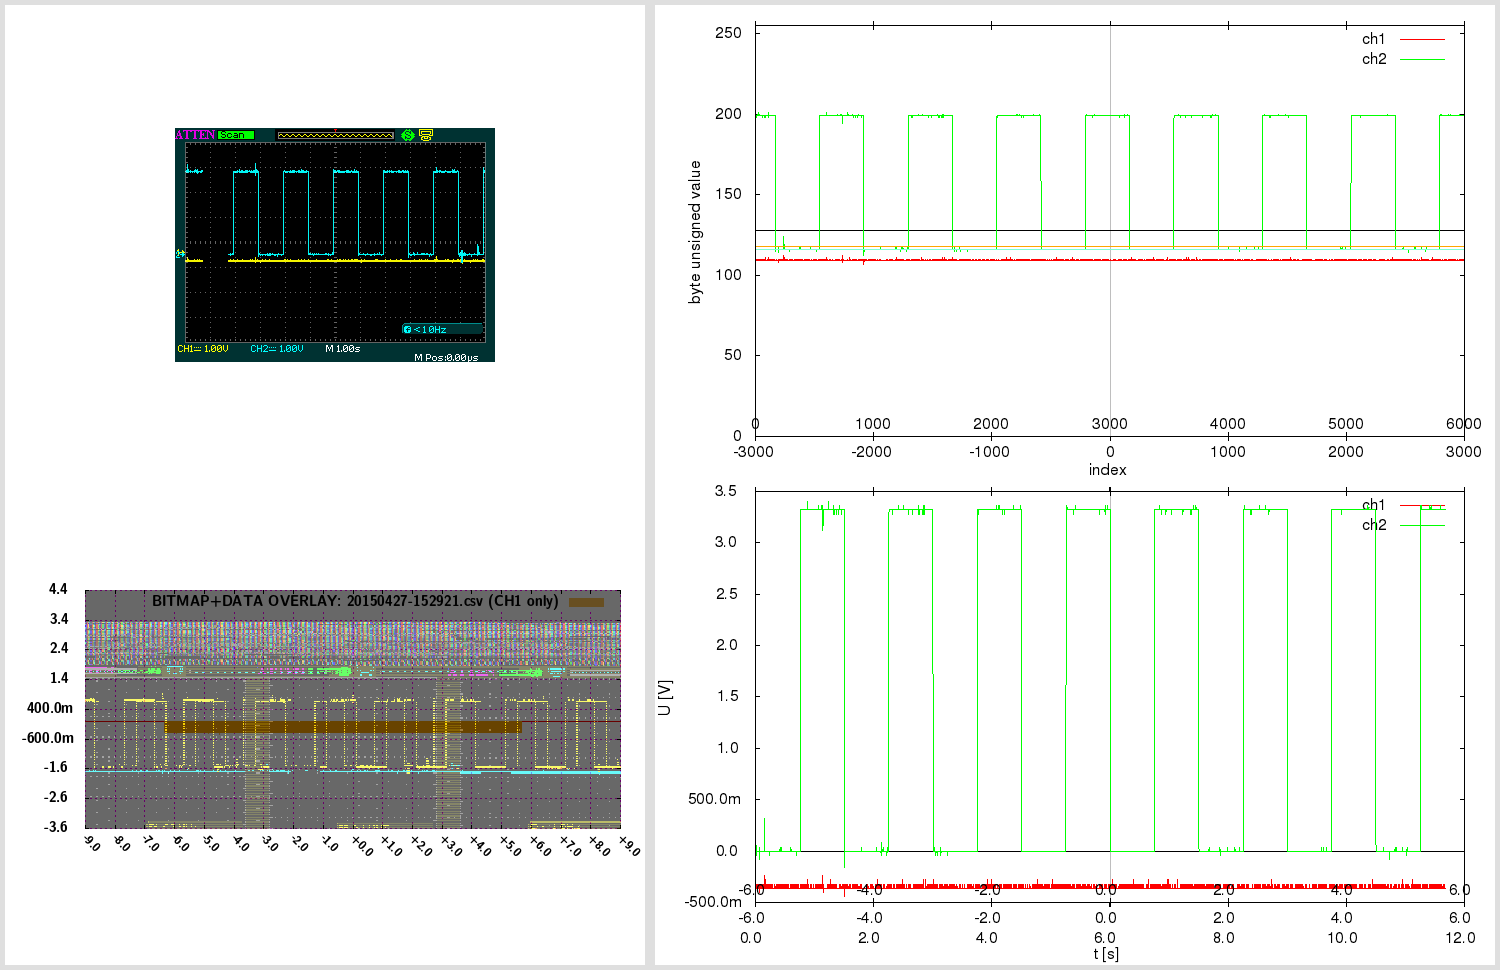

gnuplot code for this plot:

# 20150427-152921.gnuplot [generated by /home/warreee/attenload/adsparse-wave.pl]
# single gnuplot file, with two potentially independent scripts
# generates three plots: one based on integer, other based on real (SI) values
# and one bitmap overlay - and then montages them using ImageMagick

# attengrab .csv can just be centered (over t)
# -> the x=0 (t=0) will correspond to scope center
# (but .DAV/.CSV will also need extra sample alignment)

# in Linux, to see available fonts, do:
# fc-list --verbose | grep 'fullname:' | less
# the two fonts used here:
# LMSansDemiCond10-Regular or "Latin Modern Sans Demi Cond"; and Helvetica
# Helvetica doesn't even get reported on my system:
# $ fc-list --verbose | grep 'fullname:' | grep -i 'Helvetica\|Demi Cond'
#	fullname: "LM Sans Demi Cond 10 Regular"(s) "LMSansDemiCond10-Regular"(s)


print "Gnuplotting..."

## "master settings" (shared between both parts of script)

# line color - specified by linestyles
set style line 1 linetype 1 linecolor rgb "red"
set style line 2 linetype 1 linecolor rgb "green"
set style line 3 linetype 1 linecolor rgb "orange"
set style line 4 linetype 1 linecolor rgb "aquamarine"
set style line 5 linetype -1 linecolor rgb "black"
set style line 6 linetype -1 linecolor rgb "gray"
set style line 7 linetype 1 linecolor rgb "blue"


# VARIABLES ########### ########### ###########

fnbase="20150427-152921"
fn_bmp = fnbase . ".bmp"
fn_pngr = fnbase . "_r.png"
fn_pngi = fnbase . "_i.png"
fn_pngov = fnbase . "_ov.png"
fn_pngt = fnbase . "_tmp.png"
fn_pngo = fnbase . ".png"

# scope screen(shot) properties
tdiv = 1          # T/DIV (50e-9)
toffs = 0        # time offset (scope) (200e-9)
vdiv1 = 1        # V/DIV CH1 (500e-3)
vdiv2 = 1         # V/DIV CH2 (50e-3)
voffs1 = -0.4         # volt offset CH1 (-1.5)
voffs2 = -0.48       # volt offset CH2 (100e-3)
sampintp  = 0.0020000001563    # (500e-12)
sampintf  = 1/sampintp
sratacqf  = 2500      # (250e6)
sratacqp  = 1/sratacqf
#osf = 1.00    # oversample factor (multiplies .CSV and .DAV time domain) # unused here
adsFactor = 1.28

# (edges of current capture and divisions)
scope_hdiv=18
scope_vdiv=8
# enforce floating point (see below)
scope_trange = scope_hdiv*tdiv*1.0    # (900e-9)
scope_left=toffs-(scope_trange/2)     # (-250e-9)
scope_right=toffs+(scope_trange/2)    # (650e-9)
scope_bottom=-voffs1-(scope_vdiv*vdiv1/2) # -500e-3
scope_top=-voffs1+(scope_vdiv*vdiv1/2)    # 3.5

totalch1Vspan=scope_vdiv*vdiv1
totalch2Vspan=scope_vdiv*vdiv2
ch1Vcoeff = adsFactor*totalch1Vspan/(2**8)
ch2Vcoeff = adsFactor*totalch2Vspan/(2**8)

voffs1int = voffs1/ch1Vcoeff  # -10
voffs2int = voffs2/ch2Vcoeff  # -12

acsv_fn = fnbase . '.csv' # '20130020-013902.csv' # from attenload tmp_wav
acsz=6000         # tmp_wav/.csv size (900)
fts=0.0020000001563         # final timestep (sampling period)
# here scope_trange could be 18*1, with acsz 16000;
# if as integer, 18/16000 would be 0 - enforce floating point
# above enforcing scope_trange to float doesn't work,
# must again here:
tdivp = 1.0*scope_trange/acsz   # sampling rate, based on scope range and numsamples in tmp (1ns)
tdivf = 1/tdivp             # freq based on that sampling rate

# just in case - not needed usually:
triglevel=640e-3
trigholdoff=100e-9

toffsamp = toffs/fts		# 0
# time finetune offset - int (samples) (depends on range)
tfoi = -164


#### extract bitmap from .png, if .bmp not present
# was -crop 480x234+10+10; now -crop 480x234+95+128

cmdstr = 'if (! test -f "'.fn_bmp.'") ; then \
  echo -n "'.fn_bmp.' not found .. " ; \
  if [ -f "'.fn_pngo.'" ] ; then \
    echo -n "'.fn_pngo.' found - extracting" ; \
    convert -crop 480x234+95+128 "'.fn_pngo.'" "'.fn_bmp.'" ; \
  else \
    echo -n "'.fn_pngo.' not found - cannot extract" ; \
  fi ; \
else \
  echo -n "'.fn_bmp.' found - using that" ; \
fi; echo'

#print cmdstr
# note - since cmdstr above uses double quotes,
# must use single quotes for bash here!:
print system("bash -c '". cmdstr ."' 2>&1")


##################################
###### plot directly with unsigned byte data

set terminal png size 840,480
set termoption enhanced
set termoption font "Helvetica, 12"

set output fn_pngi
set datafile separator ","

# set axis label
set xlabel "index" offset 0.0,0.8
set ylabel "byte unsigned value" offset 1.0,0.0


# horizontal line as functions
zeroline(x)=128
ch1offs(x)=128+voffs1int # (-10)
ch2offs(x)=128+voffs2int # (-12)

# vertical line - headless arrow
# "y" scope axis in middle:
ymI = acsz/2
set arrow from ymI,0 to ymI,255 nohead ls 5
# time offset:
toI = ymI - toffs/fts
set arrow from toI,0 to toI,255 nohead ls 6


# must use multiplot here, to have two x-axes
# and thus, must set lmargin, so both graphs match

set size 1.0,0.9      # 0.1/2 = 0.05
set bmargin 0
set lmargin 10
set yrange [0:255] # 8-bit


set multiplot

set origin 0,0.1
set xrange [0:acsz]
set xtics in
set xtics offset 0,graph 0.08
plot \
  zeroline(x) with lines notitle ls 5,\
  acsv_fn using 1:2 with lines title "ch1" ls 1, \
  "" using 1:3 with lines title "ch2" ls 2, \
  ch1offs(x) with lines notitle ls 3, \
  ch2offs(x) with lines notitle ls 4

unset arrow # if big offset, line from prev. can 'leak' in next at diff place, so reset

set origin 0,0.1
set xtics out
set xtics offset 0,graph 0.02
set xrange [-acsz/2:acsz/2-1]
#set xtics nomirror 500
set noytics
set noylabel
unset xlabel # set xlabel ""
set border 1
plot 0 notitle

set nomultiplot


### reset previous settings
#unset border # no work for default
set border    # Draw default borders:
set ytics
unset yrange


##################################
###### plot with converted real SI units

# reset # resets set style line!

set terminal png size 840,480
set termoption enhanced
set termoption font "Helvetica, 12"

set output fn_pngr
set datafile separator ","

# set axis label
set xlabel "t [s]" offset 0.0,0.1
set ylabel "U [V]" offset 1.0,0.0

# axis tics format
set format y "%.1s%c"
set format x "%.1s%c"


# horizontal line as functions
zerolineR(x)=0
# don't show real offsets; they could be way off depending on V/DIV
#ch1offsR(x)=0+(-0.4)
#ch2offsR(x)=0+(-0.48)

# "y" scope axis in middle (the +1 added to ymI so it snaps at 0):
ymR=(ymI+1)*fts
set arrow from ymR,graph 0 to ymR,graph 1 nohead ls 5
# time offset:
toR=toI*fts
set arrow from toR,graph 0 to toR,graph 1 nohead ls 6
# indicate scope range here too
set arrow from scope_left+toR,graph 0 to scope_left+toR,graph 1 nohead ls 7
set arrow from scope_right+toR,graph 0 to scope_right+toR,graph 1 nohead ls 7


# must use multiplot here, to have two x-axes
# and thus, must set lmargin, so both graphs match

set size 1.0,0.9      # 0.1/2 = 0.05
set bmargin 0
set lmargin 10
set yrange [] writeback # since we don't set explicity, must save autorange
set autoscale y

set multiplot

set origin 0,0.13
set xrange [0:acsz*fts]
set xtics out
set xtics offset 0,graph -0.03
plot \
  zerolineR(x) with lines notitle ls 5,\
  acsv_fn using ($4+tfoi*fts):5 with lines title "ch1" ls 1, \
  "" using ($4+tfoi*fts):6 with lines title "ch2" ls 2

set yrange restore # this saves the found yrange after `plot`
unset arrow # if big offset, line from prev. can 'leak' in next at diff place, so reset

set origin 0,0.13
set xtics out
set xtics offset 0,graph 0.02
set xrange [(-acsz/2)*fts:(acsz/2-1)*fts]
set noytics
set noylabel
unset xlabel # set xlabel ""
set border 1
plot GPVAL_Y_MIN notitle

set origin 0,0.13
set xtics in
set xtics offset 0,graph 0.08
# wrong to put xrange [scope_left:scope_right] here;
# as [scope_left:scope_right] could be a snippet,
# and this graph shows entire capture!
# simply move the previous scale for toffset
toRR=(acsz/2.)*fts-toR
set xrange [(-acsz/2)*fts+toRR:(acsz/2-1)*fts+toRR]
set noytics
set noylabel
unset xlabel # set xlabel ""
set border 1
plot GPVAL_Y_MIN notitle

set nomultiplot


##################################
###### plot with bitmap and data overlay

# here 840,480 remains as output png size,
# even if not set explicitly; also, make
# the height smaller - so can have gravity North in montage

set terminal png truecolor size 640,305 # size 840,480
set termoption enhanced
myfont="LMSansDemiCond10-Regular"   # LMSansDemiCond10-Regular or "Latin Modern Sans Demi Cond"
# cannot do concatenation direct in termoption line, so in separate string
myfontb="".myfont.", 12"
set termoption font myfontb

set output fn_pngov
set datafile separator ","


set autoscale
unset xtics
unset ytics
unset border
unset arrow # delete all arrows
unset object # (hopefully) delete objects?

set xrange [scope_left:scope_right]
xticstep=(scope_right-scope_left)/scope_hdiv
set xtics in scope_left,xticstep,scope_right scale 1
set yrange [scope_bottom:scope_top]
yticstep=(scope_top-scope_bottom)/scope_vdiv
set ytics in scope_bottom,yticstep,scope_top scale 1
set grid xtics ytics back linecolor rgb "magenta"
# right is only gnuplot 4.6 - without it ok w/ 4.4
#set xtics rotate by -45 offset 2.5,-1.50 right format "%+.1s%c" font myfont.',10'
set xtics rotate by -45 offset 0.0,0.0 format "%+.1s%c" font myfont.',10'
set key noenhanced

# dimensions of scope screenshot bitmap
bmp_w=480
bmp_h=234

# alpha bmp transparency [0:255]
bmp_alpha = 150
# boxes fillstyle transparent solid 0.10
box_transp = (1.-(acsz/16384.))*0.9 + 0.10

# plot string for data in transparent bitmap:
plot1au = "(($0-acsz/2.+tfoi)*fts+toffs):($5)"

# bmp_w=480 bmp_h=234 ; inside 451x201+15+14
# on plot: scope_left:scope_right and scope_bottom:scope_top!
# (so toffset is built in!)

bdx = scope_trange/(451.0-1)  # [s/pixel] /451: 1.99557e-09 vs 2.000e-9 manually
bdy = totalch1Vspan/(201.0-1) # [V/pixel] /201: 0.0199005 vs 0.02005 manually
bofx = -((scope_trange/2.0)-toffs+(15.0+0)*bdx) #-15.0*bdx # -2.8e-7
bofy = -((totalch1Vspan/2.0)+voffs1+(14.0+5)*bdy) #-14.0*bdy # -0.88

# seems `boxes fillstyle transparent solid 0.40` makes some seethroughs
# or something with bmp alpha overlay; but even without, all the same?
# because the red + blue (somehow inverted) creates a gray.. better green or orange

_plot_str = "zerolineR(x) with lines notitle ls 1,\
acsv_fn \
  using ".plot1au." with boxes fillstyle transparent solid box_transp noborder linestyle 3\
  title 'BITMAP+DATA OVERLAY: '.acsv_fn.' (CH1 only)',\
fn_bmp \
  binary array=(bmp_w,bmp_h) skip=54 format='%uchar' \
  dx=bdx dy=bdy origin=(bofx,bofy) \
  using 1:2:3:(bmp_alpha) \
  with rgbalpha t ''"

# seems actual plot in screenshot bitmap (480 × 234)
#  is at: 451x201+15+14; aspect ratio 201/451 = 0.445676
set size ratio 0.445676

eval("plot " . _plot_str)




##################################
###### montage commands

# used to be in attengrab; now here
# call ImageMagick montage via system
# and montage in `gnuplot` (easier to separate)

print "Montaging images..."
# this works in ImageMagick 6.6.2-6, but not in 6.5.7-8
#      '.fn_pngov.' -gravity Center -extent x480  \#
# must spec -extent 640x480 for 6.5

cmdstr = 'montage \
  <(montage \
    <(convert \
      '.fn_bmp.' -gravity Center -crop 640x480-10+0! -flatten  \
      bmp:-) \
    <(convert \
      '.fn_pngov.' -gravity Center -extent 640x480  \
      bmp:-) \
  -tile 1x -geometry +0+0  \
  bmp:-) \
  <(montage \
    '.fn_pngi.' \
    '.fn_pngr.' \
  -tile 1x -geometry +0+0  \
  bmp:-) \
-geometry +0+0 -border 5 \
'.fn_pngo

print cmdstr
print system('bash -c "'. cmdstr .'" 2>&1')

print "Deleting temp files ..."

delcmd = "rm"

# leave the bitmap for now
# actually, let attengrab handle it - since
# it may need to be re-taken!
# #cmdstr = delcmd ." ". fn_bmp
# #print cmdstr . "  " . system(cmdstr . " 2>&1")

cmdstr = delcmd ." ". fn_pngr
print cmdstr . "  " . system(cmdstr . " 2>&1")

cmdstr = delcmd ." ". fn_pngi
print cmdstr . "  " . system(cmdstr . " 2>&1")

cmdstr = delcmd ." ". fn_pngov
print cmdstr . "  " . system(cmdstr . " 2>&1")




# note:
# set terminal png size 840,480 # size defaults to 640x480 px
# set terminal pdf size 10,3 # size defaults to 5x3 in
# enhanced text: set termoption enhanced

# vertical line - headless arrow
# need ymin and ymax; gnuplot gives them only after plot -
# - and even then they do not correspond to end ticks
# - and even then, cannot get the arrow to show, after the second `plot`
# .. nor can I edit it anyhow; it must run before the first `plot`
# so instead of that, position y coordinates relative to graph (0 to 1)
#set arrow 1 from graph 0.5,0 to graph 0.5,1 nohead ls 5

# in multiplot, yrange should be after the size command
# note: xrange could be 2250 or 450
# so leave it to autoscale here? will be accurate since it's integer index...
# now set explicitly by script # below in multiplot

# axis tics format
# for engineering notation - 'help format specifiers':
# "A 'scientific' power is one such that the exponent is a multiple of three."

# print "Montaging images..."

# "The 'tile' size is then set to the largest dimentions
# of all the resized images, and the size actually specified."
# "by removing the 'size' component, non of the images will
# be resized, and the 'tile' size will be set to the largest
# dimensions of all the images given"
# not so simple: http://unix.stackexchange.com/questions/4046/
# can be done in one command with bash subprocess pipes (bash only)
# was: .fn_bmp.' -gravity NorthWest ; fn_pngov.' -gravity North
# can pad with -gravity Center -extent 640x480;
# but also with crop! -flatten - there have offset too!
# -geometry +2+2 can also mess up the last -border 5 !

# bmp scale worked for:
# bmp_w=480 bmp_h=234 ; inside 451x201+15+14
# tdiv = 5e-08,  toffs = 2e-07,  vdiv1 = 0.5,   voffs1 = -1.5,
# dx=2.000e-9 dy=0.02005 origin=(-2.8e-7,-0.88) for
# tspan = 18*tdiv = 18*5e-08 = 9e-07s
# vspan1 = 8*vdiv1 = 8*0.5 = 4V
# tspan/451 = 9e-07/451 = 1.99557e-09 s/pixel
# vspan1/201 = 4/201 = 0.0199005 V/pixel
# bdx=tspan/(451-1) = '9e-07/(451-1)' = 2e-09
# bdy=vspan1/(201-1) = '4/(201-1)' = 0.02
# 15*bdx = 15*2e-9 = 3e-08
# 14*bdy = 14*0.02 = 0.28
# 15*1.99557e-09 = 2.99335e-08
# 14*0.0199005 = 0.278607
